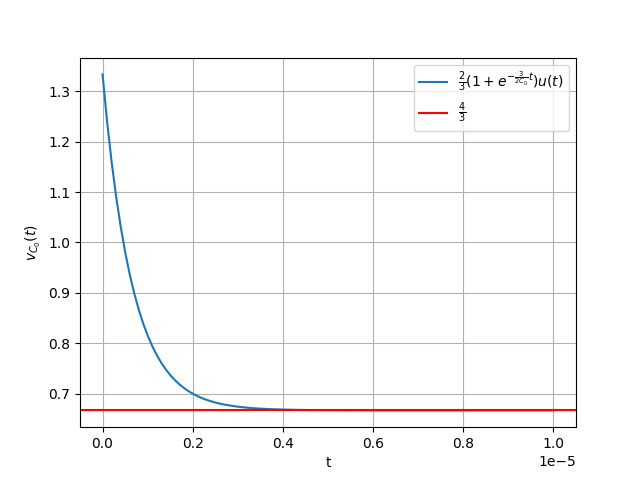

Write Python code to recreate this figure.
import numpy as np
import matplotlib.pyplot as plt

def v(t):
    if t<0:
        return 0
    else:
        return 2*(1+np.exp(-3*t/2*1e6))/3

k=np.linspace(0,1e-5,100)
v_vec=np.vectorize(v)

plt.plot(k,v_vec(k))
plt.axhline(y=2/3,c='r')
plt.legend([r'$\frac{2}{3}(1+e^{-\frac{3}{2C_0}t})u(t)$',r"$\frac{4}{3}$"])
plt.grid()
plt.xlabel('t')
plt.ylabel('$v_{C_0}(t)$')
plt.savefig("./3.4.png")
plt.show()
